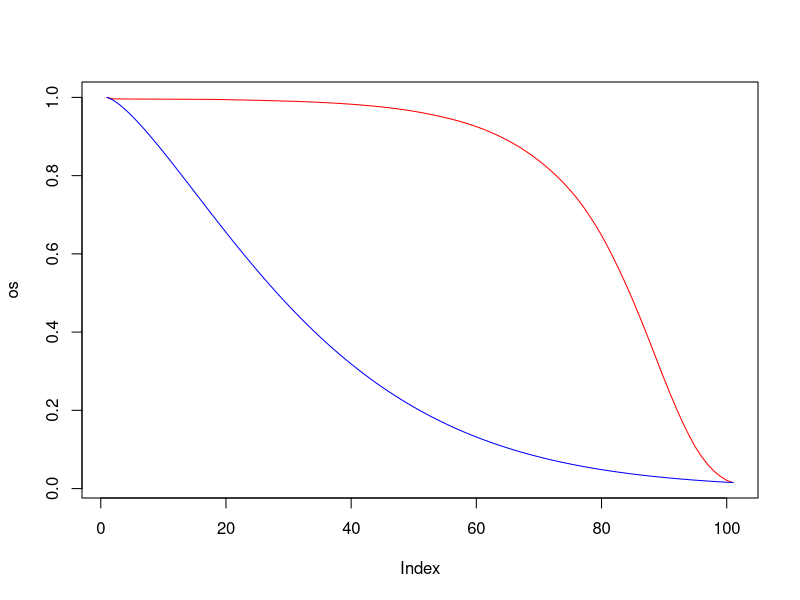

This chart was generated by the following R code: (Note: this script raises an error after producing the figure.)

# example 
# from Williams (2016, 2017)

library(dplyr)


# overall survival
# using life tables

dat <- read.delim(file = "raw-data/bltper_1x1.txt", sep = "")

os <- 
  dat |> filter(Year == 2020) |>
  mutate(s = lx/100000) |> 
  pull()


# progression-free survival

n_sample <- 10
log_scale <- rnorm(n_sample, mean = 1.237, sd = 0.06)
log_shape <- rnorm(n_sample, mean = 0.310, sd = 0.051)

surv <- list()

for (i in 1:n_sample) {
  surv[[i]] <- pweibull(q = seq(0,10,0.1),
                        shape = exp(log_shape[i]),
                        scale = exp(log_scale[i]),
                        lower.tail = FALSE)
}

pfs <- do.call(cbind, surv)

# to test
pfs <- rowMeans(pfs)

os <- os[1:101]
os[101] <- pfs[101]

#
plot(os, type = "l", col = "red")
lines(pfs, type = "l", col = "blue")


## how to determine the overall survival?
## e.g. take the curve from the paper (2010?) and adjust life table
## for a hazard ratio/ratio RMST and then use this for future curves?

## what cohort age distribution?
## do the weighted average like in MCM analysis?


#
ps_res <- partition_surv(os, pfs)


matplot(ps_res$time, ps_res[,-1], type = "l", lty = 1, ylab = "probability")

save(ps_res, file = "data/ps_res.RData")

## check
# pfs.surv <- summary(fit.pfs, ci = FALSE)[[1]]$est
# 
# library(survHE)
# blendR::make_surv(fit.pfs, t = summary(fit.pfs, ci = FALSE)[[1]]$time)

# mean Costs and QALYs per cycle

c_S <- 
c_P <- 
c_D <- 

u_S <- 
u_P <- 
u_D <- 
  
# expected costs
costs <- ps_res %*% c(c_S, c_P, c_D)

# expected QALYs
qalys <- ps_res %*% c(u_S, u_P, u_D)

# discounting
d <- 0.035
disc <- 1/(1 + d)^times

c_total <-  t(costs) %*% disc
q_total <-  t(qalys) %*% disc

ce_res <- c(c_total, q_total)

save(pce_res, file = "data/pce_res.RData")
